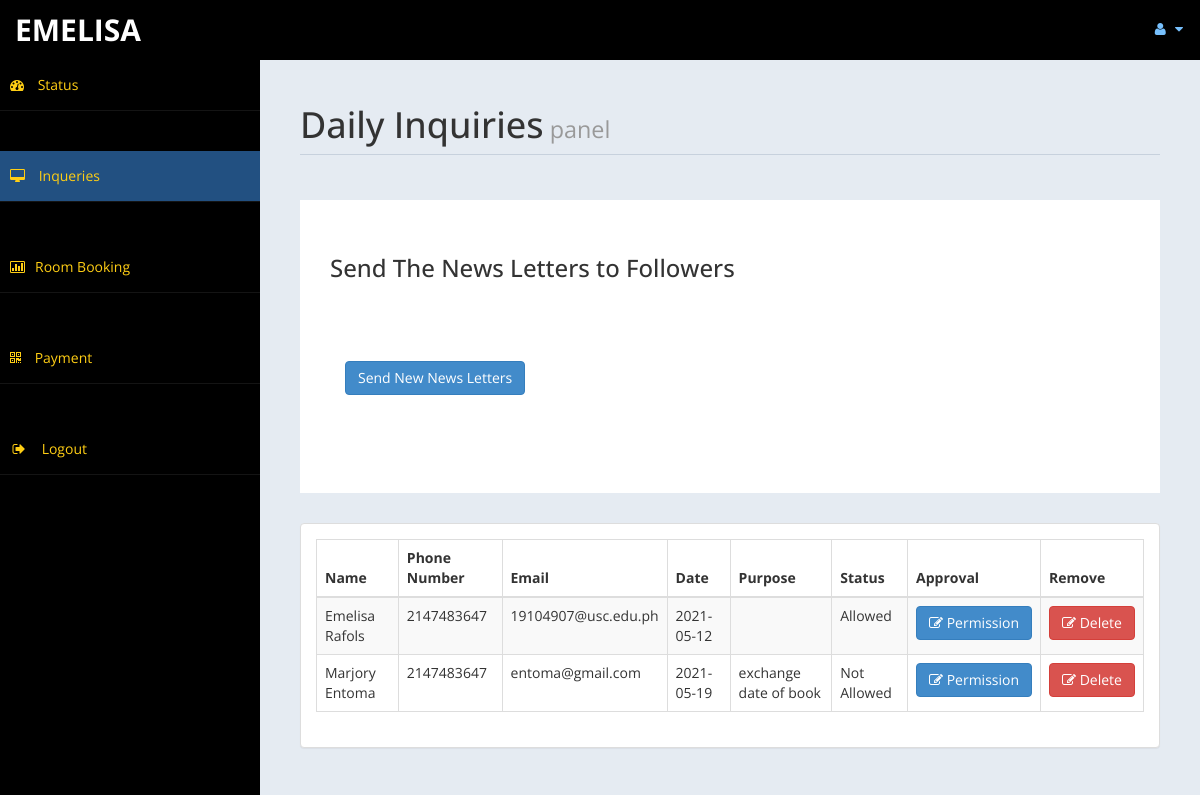
Before: /frontdesk/messages.php (signed in) with the older database file.
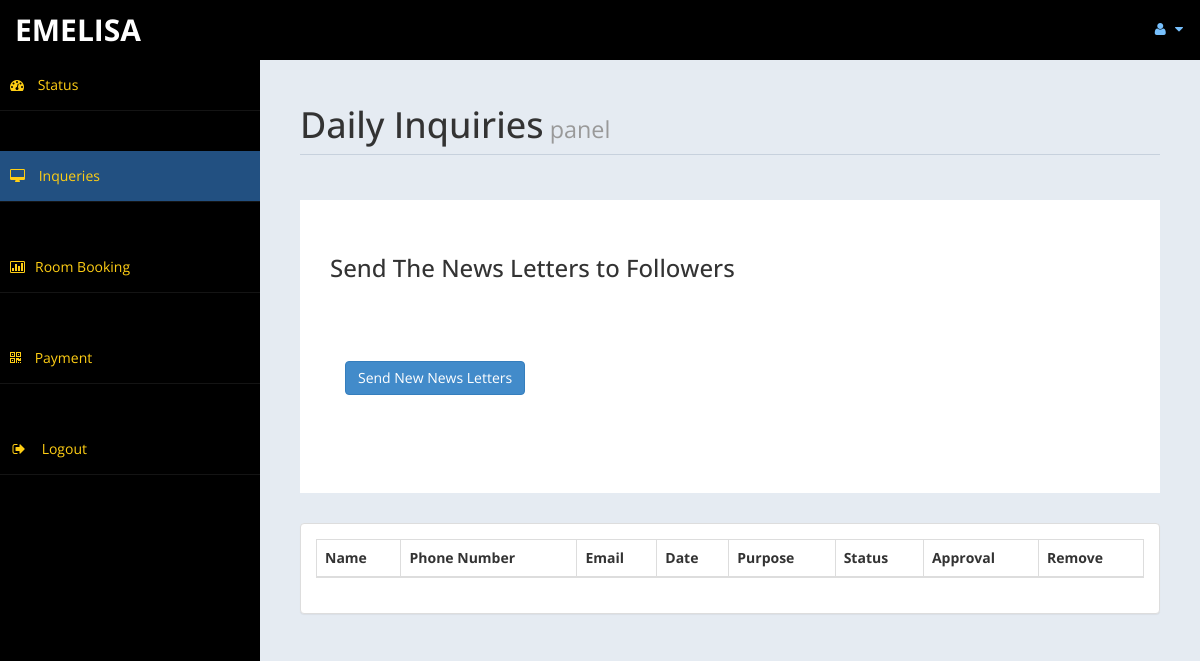
After: the same page with the newer database file.
### tables this page shows
CREATE TABLE `contact` (
  `id` int(10) UNSIGNED NOT NULL,
  `fullname` varchar(100) DEFAULT NULL,
  `phoneno` int(10) DEFAULT NULL,
  `email` text DEFAULT NULL,
  `purpose` varchar(200) NOT NULL,
  `cdate` date DEFAULT NULL,
  `approval` varchar(12) DEFAULT NULL
);

### frontdesk/messages.php (the view, shortened to what the changed rows need)
<!DOCTYPE html>
<html xmlns="http://www.w3.org/1999/xhtml">
<head>
    <link href="assets/css/bootstrap.css" rel="stylesheet" />
    <link href="assets/css/font-awesome.css" rel="stylesheet" />
    <link href="assets/css/custom-styles.css" rel="stylesheet" />
    <link href="assets/js/dataTables/dataTables.bootstrap.css" rel="stylesheet" />
</head>
<body>
    <div id="wrapper">
        <div id="page-wrapper" >
            <div id="page-inner">
			 <div class="row">
                    <div class="col-md-12">
                        <h1 class="page-header">
                           Daily Inquiries<small> panel</small>
                        </h1>
                    </div>
                </div>
				 <?php
				include('db.php');
			   ?>
            </div>
               <?php
				$sql = "SELECT * FROM `contact`";
				$re = mysqli_query($con,$sql);
			   ?>
            <div class="row">
                <div class="col-md-12">
                    <div class="panel panel-default">
                        <div class="panel-body">
                            <div class="table-responsive">
                                <table class="table table-striped table-bordered table-hover" id="dataTables-example">
                                    <thead>
                                        <tr>
                                            <th>Name</th>
											<th>Phone Number</th>
                                            <th>Email</th>
                                            <th>Date</th>
                                            <th>Purpose</th>
											<th>Status</th>
											<th>Approval</th>
											<th>Remove</th>
                                        </tr>
                                    </thead>
                                    <tbody>
									<?php
										while($row = mysqli_fetch_array($re))
										{
											$id = $row['id'];
											if($id % 2 ==1 )
											{
												echo"<tr class='gradeC'>
													<td>".$row['fullname']."</td>
													<td>".$row['phoneno']."</td>
													<td>".$row['email']."</td>
                                                    <td>".$row['cdate']."</td>
                                                    <td>".$row['purpose']."</td>
													<td>".$row['approval']."</td>
													<td><a href=newsletter.php?eid=".$id ." <button class='btn btn-primary'> <i class='fa fa-edit' ></i> Permission</button></td>
													<td><a href=newsletterdel.php?eid=".$id ." <button class='btn btn-danger'> <i class='fa fa-edit' ></i> Delete</button></td>
												</tr>";
											}
											else
											{
												echo"<tr class='gradeU'>
													<td>".$row['fullname']."</td>
													<td>".$row['phoneno']."</td>
													<td>".$row['email']."</td>
                                                    <td>".$row['cdate']."</td>
                                                    <td>".$row['purpose']."</td>
													<td>".$row['approval']."</td>
													<td><a href=newsletter.php?eid=".$id." <button class='btn btn-primary'> <i class='fa fa-edit' ></i> Permission</button></td>
													<td><a href=newsletterdel.php?eid=".$id ." <button class='btn btn-danger'> <i class='fa fa-edit' ></i> Delete </button></td>
												</tr>";
											}
										}
									?>
                                    </tbody>
                                </table>
                            </div>
                        </div>
                    </div>
                </div>
            </div>
                </div>
            </div>
</body>
</html>

Changed rows visible on the page:
removed contact: fullname "Emelisa Rafols", phoneno "2147483647", email "19104907@usc.edu.ph", cdate "2021-05-12", approval "Allowed"
removed contact: fullname "Marjory Entoma", phoneno "2147483647", email "entoma@gmail.com", cdate "2021-05-19", purpose "exchange date of book", approval "Not Allowed"
